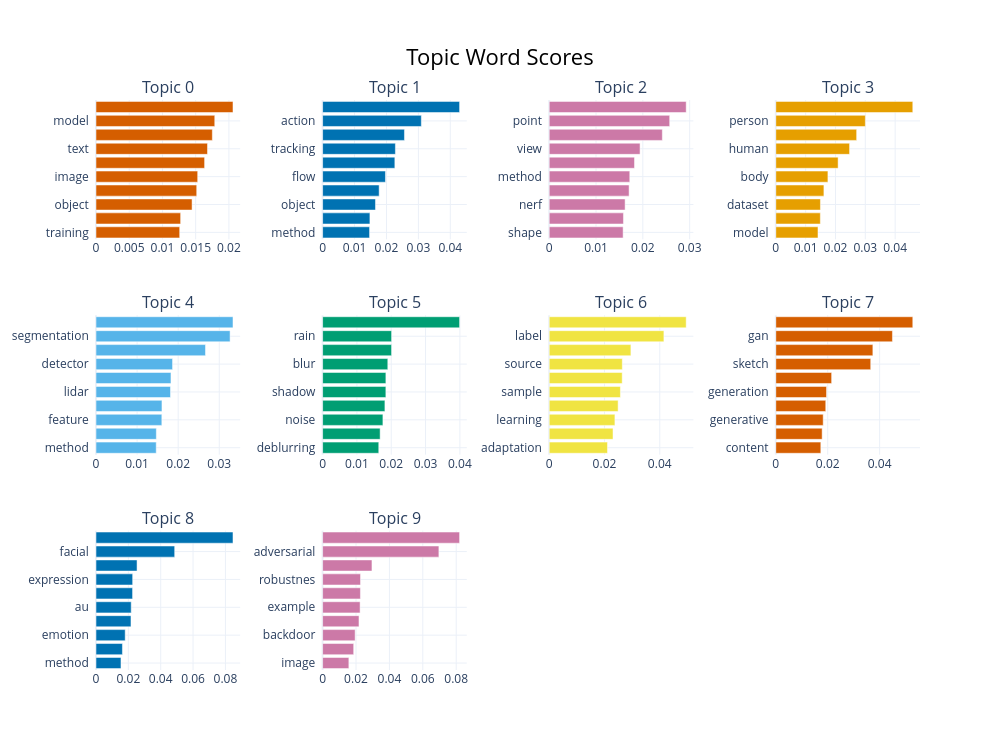

The cell this chart's notebook holds for it:
### Code cell
topic_model.visualize_barchart(top_n_topics=10, n_words=10)

### Figure 1 — Plotly figure (JSON) as saved in the notebook; plotly's stock layout.template omitted (floating-point values rounded to 4 significant figures)
{"data": [{"marker": {"color": "#D55E00"}, "orientation": "h", "type": "bar", "x": [0.01259, 0.01274, 0.01446, 0.01516, 0.0153, 0.01634, 0.01678, 0.01751, 0.01787, 0.02061], "xaxis": "x", "y": ["training  ", "question  ", "object  ", "shot  ", "image  ", "learning  ", "text  ", "task  ", "model  ", "visual  "], "yaxis": "y"}, {"marker": {"color": "#0072B2"}, "orientation": "h", "type": "bar", "x": [0.01471, 0.01482, 0.01656, 0.01771, 0.01969, 0.02263, 0.0228, 0.02564, 0.03092, 0.04291], "xaxis": "x2", "y": ["method  ", "event  ", "object  ", "motion  ", "flow  ", "temporal  ", "tracking  ", "frame  ", "action  ", "video  "], "yaxis": "y2"}, {"marker": {"color": "#CC79A7"}, "orientation": "h", "type": "bar", "x": [0.01579, 0.01586, 0.01621, 0.01706, 0.01721, 0.01822, 0.01941, 0.02416, 0.02573, 0.02926], "xaxis": "x3", "y": ["shape  ", "image  ", "nerf  ", "surface  ", "method  ", "cloud  ", "view  ", "scene  ", "point  ", "depth  "], "yaxis": "y3"}, {"marker": {"color": "#E69F00"}, "orientation": "h", "type": "bar", "x": [0.01414, 0.01493, 0.01496, 0.01612, 0.01747, 0.02088, 0.02472, 0.0271, 0.03001, 0.04591], "xaxis": "x4", "y": ["model  ", "motion  ", "dataset  ", "method  ", "body  ", "estimation  ", "human  ", "hand  ", "person  ", "pose  "], "yaxis": "y4"}, {"marker": {"color": "#56B4E9"}, "orientation": "h", "type": "bar", "x": [0.01466, 0.01468, 0.01602, 0.01605, 0.01813, 0.01825, 0.01863, 0.02664, 0.03263, 0.03334], "xaxis": "x5", "y": ["method  ", "domain  ", "feature  ", "instance  ", "lidar  ", "semantic  ", "detector  ", "detection  ", "segmentation  ", "object  "], "yaxis": "y5"}, {"marker": {"color": "#009E73"}, "orientation": "h", "type": "bar", "x": [0.01636, 0.01676, 0.01757, 0.01816, 0.01843, 0.01844, 0.019, 0.02009, 0.0201, 0.03992], "xaxis": "x6", "y": ["deblurring  ", "color  ", "noise  ", "resolution  ", "shadow  ", "network  ", "blur  ", "method  ", "rain  ", "image  "], "yaxis": "y6"}, {"marker": {"color": "#F0E442"}, "orientation": "h", "type": "bar", "x": [0.02109, 0.02309, 0.02378, 0.02494, 0.02577, 0.02642, 0.02645, 0.02956, 0.0415, 0.04957], "xaxis": "x7", "y": ["adaptation  ", "distribution  ", "learning  ", "target  ", "sample  ", "data  ", "source  ", "clas  ", "label  ", "domain  "], "yaxis": "y7"}, {"marker": {"color": "#D55E00"}, "orientation": "h", "type": "bar", "x": [0.01734, 0.01785, 0.01826, 0.01924, 0.01954, 0.02151, 0.03657, 0.03739, 0.04493, 0.05277], "xaxis": "x8", "y": ["content  ", "model  ", "generative  ", "text  ", "generation  ", "transfer  ", "sketch  ", "image  ", "gan  ", "style  "], "yaxis": "y8"}, {"marker": {"color": "#0072B2"}, "orientation": "h", "type": "bar", "x": [0.01544, 0.01634, 0.01804, 0.02162, 0.02177, 0.02261, 0.02266, 0.02537, 0.04863, 0.08468], "xaxis": "x9", "y": ["method  ", "image  ", "emotion  ", "recognition  ", "au  ", "age  ", "expression  ", "landmark  ", "facial  ", "face  "], "yaxis": "y9"}, {"marker": {"color": "#CC79A7"}, "orientation": "h", "type": "bar", "x": [0.01572, 0.01861, 0.01948, 0.02178, 0.02245, 0.02265, 0.0227, 0.02956, 0.06963, 0.08202], "xaxis": "x10", "y": ["image  ", "forgery  ", "backdoor  ", "defense  ", "example  ", "model  ", "robustnes  ", "perturbation  ", "adversarial  ", "attack  "], "yaxis": "y10"}], "layout": {"annotations": [{"font": {"size": 16}, "showarrow": false, "text": "Topic 0", "x": 0.0875, "xanchor": "center", "xref": "paper", "y": 1, "yanchor": "bottom", "yref": "paper"}, {"font": {"size": 16}, "showarrow": false, "text": "Topic 1", "x": 0.3625, "xanchor": "center", "xref": "paper", "y": 1, "yanchor": "bottom", "yref": "paper"}, {"font": {"size": 16}, "showarrow": false, "text": "Topic 2", "x": 0.6375, "xanchor": "center", "xref": "paper", "y": 1, "yanchor": "bottom", "yref": "paper"}, {"font": {"size": 16}, "showarrow": false, "text": "Topic 3", "x": 0.9125, "xanchor": "center", "xref": "paper", "y": 1, "yanchor": "bottom", "yref": "paper"}, {"font": {"size": 16}, "showarrow": false, "text": "Topic 4", "x": 0.0875, "xanchor": "center", "xref": "paper", "y": 0.6222, "yanchor": "bottom", "yref": "paper"}, {"font": {"size": 16}, "showarrow": false, "text": "Topic 5", "x": 0.3625, "xanchor": "center", "xref": "paper", "y": 0.6222, "yanchor": "bottom", "yref": "paper"}, {"font": {"size": 16}, "showarrow": false, "text": "Topic 6", "x": 0.6375, "xanchor": "center", "xref": "paper", "y": 0.6222, "yanchor": "bottom", "yref": "paper"}, {"font": {"size": 16}, "showarrow": false, "text": "Topic 7", "x": 0.9125, "xanchor": "center", "xref": "paper", "y": 0.6222, "yanchor": "bottom", "yref": "paper"}, {"font": {"size": 16}, "showarrow": false, "text": "Topic 8", "x": 0.0875, "xanchor": "center", "xref": "paper", "y": 0.2444, "yanchor": "bottom", "yref": "paper"}, {"font": {"size": 16}, "showarrow": false, "text": "Topic 9", "x": 0.3625, "xanchor": "center", "xref": "paper", "y": 0.2444, "yanchor": "bottom", "yref": "paper"}], "height": 750, "hoverlabel": {"bgcolor": "white", "font": {"family": "Rockwell", "size": 16}}, "showlegend": false, "title": {"font": {"color": "Black", "size": 22}, "text": "Topic Word Scores", "x": 0.5, "xanchor": "center", "yanchor": "top"}, "width": 1000, "xaxis": {"anchor": "y", "domain": [0, 0.175], "showgrid": true}, "xaxis10": {"anchor": "y10", "domain": [0.275, 0.45], "showgrid": true}, "xaxis11": {"anchor": "y11", "domain": [0.55, 0.725], "showgrid": true}, "xaxis12": {"anchor": "y12", "domain": [0.825, 1], "showgrid": true}, "xaxis2": {"anchor": "y2", "domain": [0.275, 0.45], "showgrid": true}, "xaxis3": {"anchor": "y3", "domain": [0.55, 0.725], "showgrid": true}, "xaxis4": {"anchor": "y4", "domain": [0.825, 1], "showgrid": true}, "xaxis5": {"anchor": "y5", "domain": [0, 0.175], "showgrid": true}, "xaxis6": {"anchor": "y6", "domain": [0.275, 0.45], "showgrid": true}, "xaxis7": {"anchor": "y7", "domain": [0.55, 0.725], "showgrid": true}, "xaxis8": {"anchor": "y8", "domain": [0.825, 1], "showgrid": true}, "xaxis9": {"anchor": "y9", "domain": [0, 0.175], "showgrid": true}, "yaxis": {"anchor": "x", "domain": [0.7556, 1], "showgrid": true}, "yaxis10": {"anchor": "x10", "domain": [0, 0.2444], "showgrid": true}, "yaxis11": {"anchor": "x11", "domain": [0, 0.2444], "showgrid": true}, "yaxis12": {"anchor": "x12", "domain": [0, 0.2444], "showgrid": true}, "yaxis2": {"anchor": "x2", "domain": [0.7556, 1], "showgrid": true}, "yaxis3": {"anchor": "x3", "domain": [0.7556, 1], "showgrid": true}, "yaxis4": {"anchor": "x4", "domain": [0.7556, 1], "showgrid": true}, "yaxis5": {"anchor": "x5", "domain": [0.3778, 0.6222], "showgrid": true}, "yaxis6": {"anchor": "x6", "domain": [0.3778, 0.6222], "showgrid": true}, "yaxis7": {"anchor": "x7", "domain": [0.3778, 0.6222], "showgrid": true}, "yaxis8": {"anchor": "x8", "domain": [0.3778, 0.6222], "showgrid": true}, "yaxis9": {"anchor": "x9", "domain": [0, 0.2444], "showgrid": true}}}
